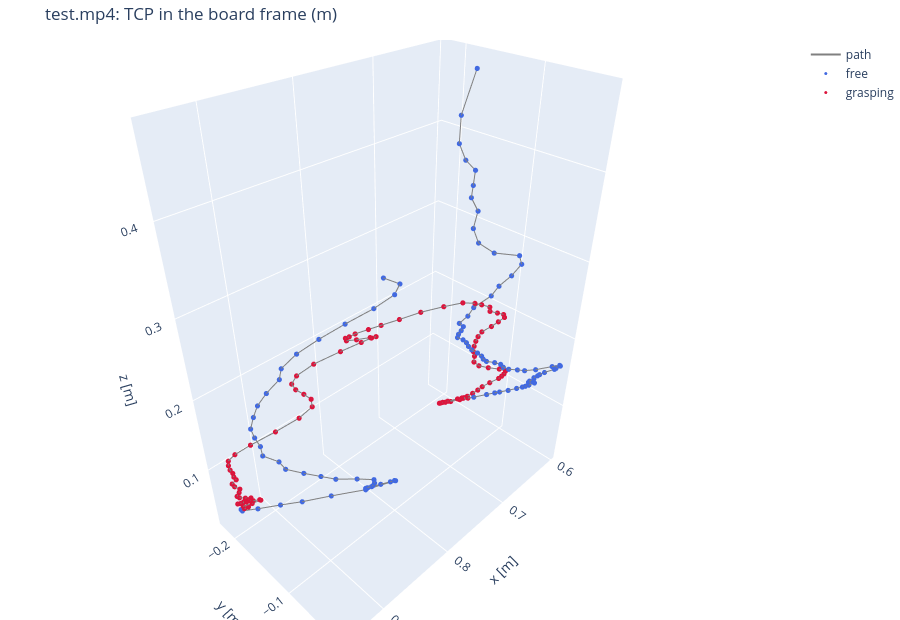

Notebook cell for this chart:
### Markdown cell above
The hand path of the kept stretch in the table frame (blue free, red grasping):

### Code cell
from hurobo.utils.viewer import trajectory_figure

trajectory_figure(demo.tcp_pos_table, demo.is_grasping, title=f"{CLEAN}: TCP in the board frame (m)").show()
